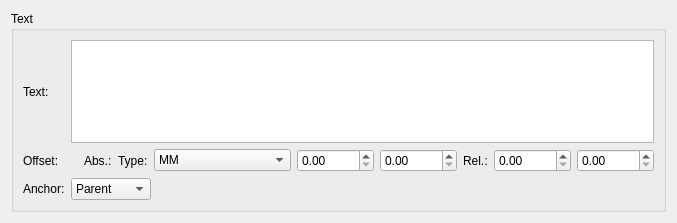
<ui version="4.0" >
 <class>TextBase</class>
 <widget class="QWidget" name="TextBase" >
  <property name="geometry" >
   <rect>
    <x>0</x>
    <y>0</y>
    <width>677</width>
    <height>223</height>
   </rect>
  </property>
  <property name="windowTitle" >
   <string>Form</string>
  </property>
  <layout class="QVBoxLayout" >
   <item>
    <widget class="QGroupBox" name="groupBox" >
     <property name="title" >
      <string>Text</string>
     </property>
     <property name="flat" >
      <bool>true</bool>
     </property>
     <layout class="QGridLayout" >
      <item row="0" column="0" >
       <widget class="QLabel" name="label" >
        <property name="sizePolicy" >
         <sizepolicy vsizetype="Preferred" hsizetype="Maximum" >
          <horstretch>0</horstretch>
          <verstretch>0</verstretch>
         </sizepolicy>
        </property>
        <property name="text" >
         <string>Text:</string>
        </property>
        <property name="textFormat" >
         <enum>Qt::PlainText</enum>
        </property>
       </widget>
      </item>
      <item row="0" column="1" >
       <widget class="QTextEdit" name="text" />
      </item>
      <item row="1" column="0" >
       <widget class="QLabel" name="label_3" >
        <property name="sizePolicy" >
         <sizepolicy vsizetype="Preferred" hsizetype="Maximum" >
          <horstretch>0</horstretch>
          <verstretch>0</verstretch>
         </sizepolicy>
        </property>
        <property name="text" >
         <string>Offset:</string>
        </property>
        <property name="textFormat" >
         <enum>Qt::PlainText</enum>
        </property>
       </widget>
      </item>
      <item row="1" column="1" >
       <layout class="QHBoxLayout" >
        <item>
         <widget class="QLabel" name="label_5" >
          <property name="text" >
           <string/>
          </property>
         </widget>
        </item>
        <item>
         <widget class="QLabel" name="label_7" >
          <property name="text" >
           <string>Abs.:</string>
          </property>
         </widget>
        </item>
        <item>
         <widget class="QLabel" name="label_2" >
          <property name="sizePolicy" >
           <sizepolicy vsizetype="Preferred" hsizetype="Maximum" >
            <horstretch>0</horstretch>
            <verstretch>0</verstretch>
           </sizepolicy>
          </property>
          <property name="text" >
           <string>Type:</string>
          </property>
          <property name="textFormat" >
           <enum>Qt::PlainText</enum>
          </property>
         </widget>
        </item>
        <item>
         <widget class="QComboBox" name="offsetType" >
          <property name="sizePolicy" >
           <sizepolicy vsizetype="Fixed" hsizetype="Expanding" >
            <horstretch>0</horstretch>
            <verstretch>0</verstretch>
           </sizepolicy>
          </property>
          <item>
           <property name="text" >
            <string>MM</string>
           </property>
          </item>
          <item>
           <property name="text" >
            <string>Space</string>
           </property>
          </item>
         </widget>
        </item>
        <item>
         <widget class="QDoubleSpinBox" name="xoffset" >
          <property name="maximum" >
           <double>10000.000000000000000</double>
          </property>
         </widget>
        </item>
        <item>
         <widget class="QDoubleSpinBox" name="yoffset" >
          <property name="maximum" >
           <double>10000.000000000000000</double>
          </property>
         </widget>
        </item>
        <item>
         <widget class="QLabel" name="label_6" >
          <property name="text" >
           <string>Rel.:</string>
          </property>
         </widget>
        </item>
        <item>
         <widget class="QDoubleSpinBox" name="rxoffset" >
          <property name="maximum" >
           <double>10000.000000000000000</double>
          </property>
         </widget>
        </item>
        <item>
         <widget class="QDoubleSpinBox" name="ryoffset" >
          <property name="maximum" >
           <double>10000.000000000000000</double>
          </property>
         </widget>
        </item>
       </layout>
      </item>
      <item row="2" column="0" >
       <widget class="QLabel" name="label_4" >
        <property name="text" >
         <string>Anchor:</string>
        </property>
       </widget>
      </item>
      <item row="2" column="1" >
       <layout class="QHBoxLayout" >
        <item>
         <widget class="QComboBox" name="anchor" >
          <item>
           <property name="text" >
            <string>Parent</string>
           </property>
          </item>
          <item>
           <property name="text" >
            <string>Measure</string>
           </property>
          </item>
          <item>
           <property name="text" >
            <string>Staff</string>
           </property>
          </item>
          <item>
           <property name="text" >
            <string>Segment</string>
           </property>
          </item>
         </widget>
        </item>
        <item>
         <spacer>
          <property name="orientation" >
           <enum>Qt::Horizontal</enum>
          </property>
          <property name="sizeHint" >
           <size>
            <width>301</width>
            <height>20</height>
           </size>
          </property>
         </spacer>
        </item>
       </layout>
      </item>
     </layout>
    </widget>
   </item>
  </layout>
 </widget>
 <resources/>
 <connections/>
</ui>
